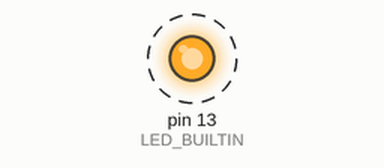
Simulated run of this sketch. Board: Arduino Uno, built with avr-gcc and run on an emulated ATmega328P. On the bench: output pins drawn as LEDs (lit = HIGH). Dashed ring = blinking.

Above: at 0.2 s.
Timing chart, 0 to 3.0 s (numbered marks = the images above):
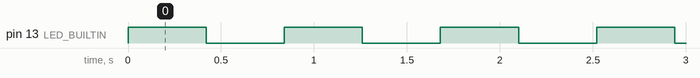

The sketch:

led_blink.ino
```cpp
void setup() {
  pinMode(LED_BUILTIN, OUTPUT);
}

void loop() {
  digitalWrite(LED_BUILTIN, HIGH);
  delay(420);
  digitalWrite(LED_BUILTIN, LOW);
  delay(420);

}
```

Measured:
- by itself, pin 13 (LED_BUILTIN): alternates HIGH for 0.42 s and LOW for 0.42 s
